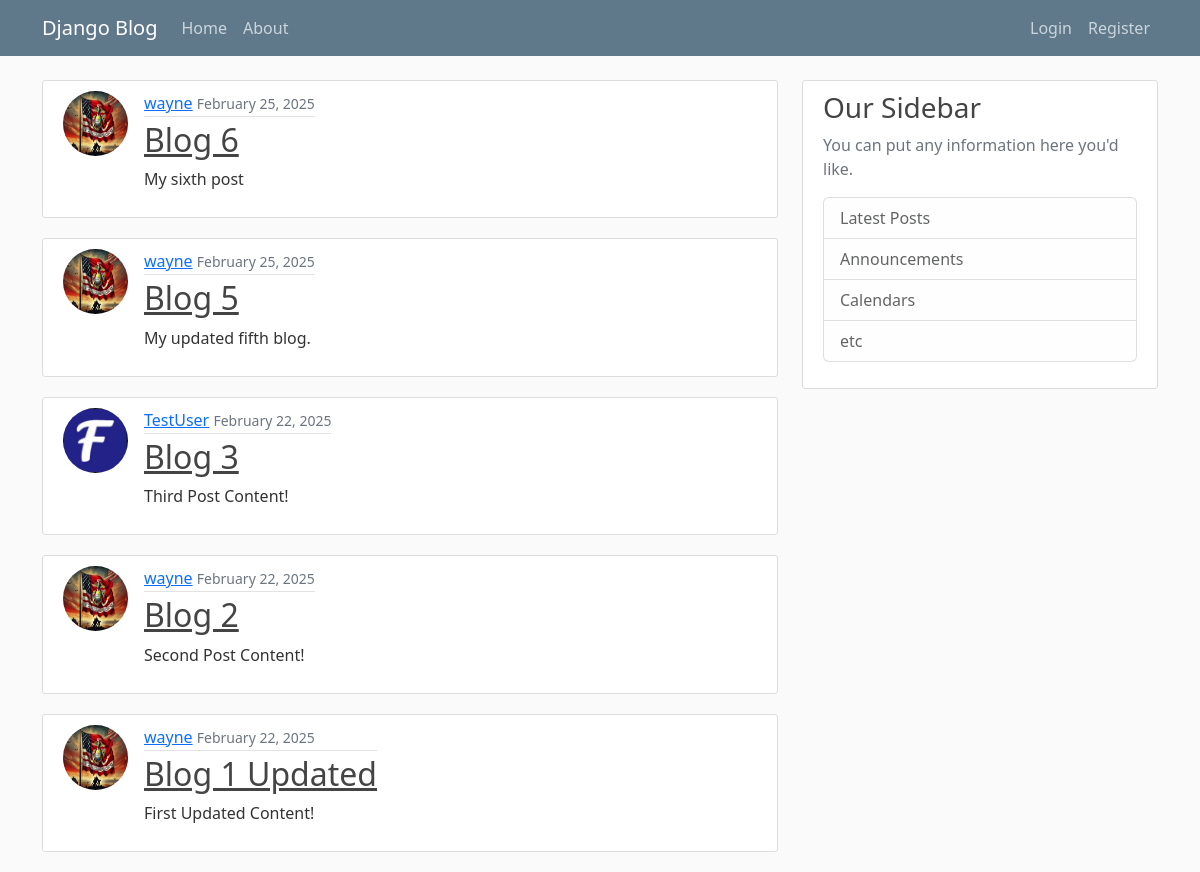
The app's page /, older data.
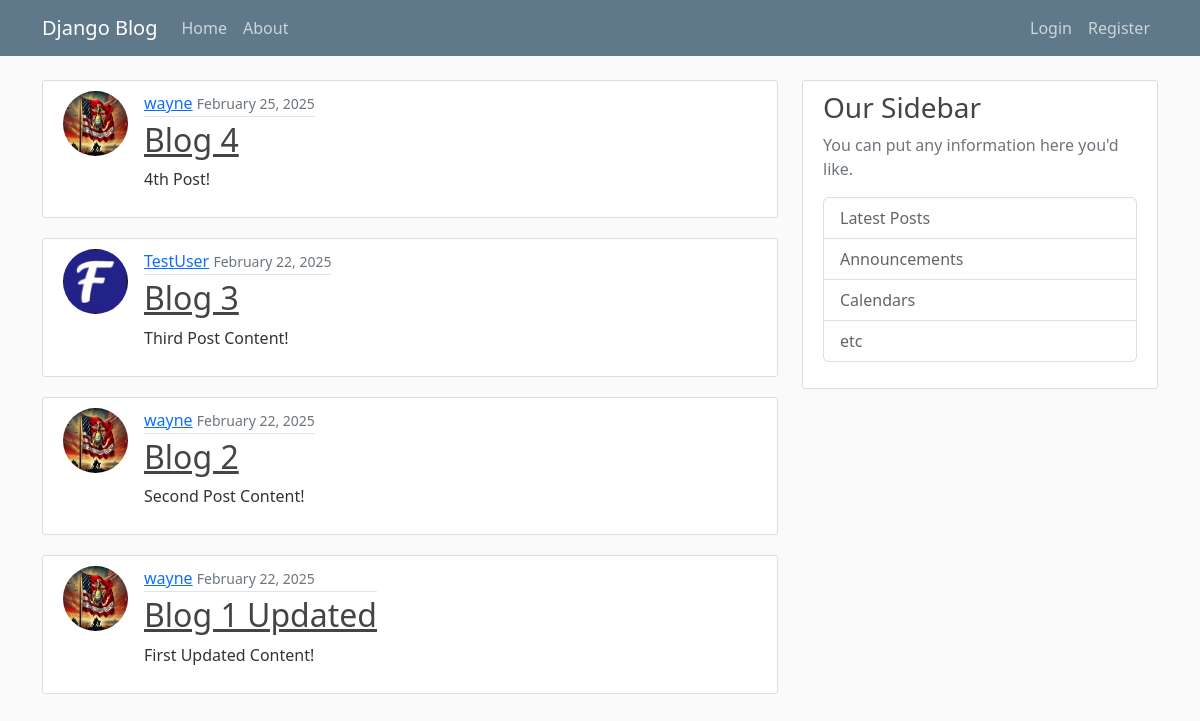
The same page, newer data.
### blog/models.py (models this page shows, shortened)
class Post(models.Model):
    title = models.CharField(max_length=100)
    content = models.TextField()
    date_posted = models.DateTimeField(default=timezone.now)
    author = models.ForeignKey(User, on_delete=models.CASCADE)

### users/models.py (models this page shows, shortened)
class Profile(models.Model):
    user = models.OneToOneField(User, on_delete=models.CASCADE)
    image = models.ImageField(default='main.jpg', upload_to='profile_pics')

### blog/views.py (the view)
# urls.py: path('', PostListView.as_view(), name='blog-home'),
class PostListView(ListView):
    model = Post
    template_name = 'blog/home.html'
    context_object_name = 'posts'
    ordering = ['-date_posted']

### blog/templates/blog/home.html
{% extends "blog/base.html" %}
{% block content %}
    {% for post in posts %}
    <article class="media content-section">
      <div class="d-flex align-items-start">
        <img class="rounded-circle me-3 article-img" src="{{ post.author.profile.image.url }}" alt="">
          <div class="media-body">
            <div class="article-metadata">
              <a class="mr-2" href="#">{{ post.author }}</a>
              <small class="text-muted">{{ post.date_posted|date:"F d, Y" }}</small>
            </div>
            <h2><a class="article-title" href="{% url 'post-detail' post.id %}">{{ post.title }}</a></h2>
            <p class="article-content">{{ post.content }}</p>
          </div>
      </div>
      </article>
    {% endfor %}
{% endblock content %}

### blog/templates/blog/base.html (shortened to what this page needs)
{% load static %}
<!DOCTYPE html>
<html lang="en">
<head>
    <link href="https://cdn.jsdelivr.net/npm/bootstrap@5.2.3/dist/css/bootstrap.min.css" rel="stylesheet">
    <link rel="stylesheet" type="text/css" href="{% static 'blog/main.css' %}">
</head>
<body>
    <header class="site-header">
        <nav class="navbar navbar-expand-md navbar-dark bg-steel fixed-top">
          <div class="container">
            <a class="navbar-brand mr-4" href="{% url 'blog-home' %}">Django Blog</a>
            <div class="collapse navbar-collapse" id="navbarToggle">
              <div class="navbar-nav mr-auto">
                <a class="nav-item nav-link" href="{% url 'blog-home' %}">Home</a>
                <a class="nav-item nav-link" href="{% url 'blog-about' %}">About</a>
              </div>
              <div class="navbar-nav ms-auto">
                {% if user.is_authenticated %}
                <a href="{% url 'create-post' %}" class="nav-item nav-link">New Post</a>
                <a href="{% url 'profile' %}" class="nav-item nav-link">Profile</a>
                <a class="nav-item nav-link" href="#" onclick="document.getElementById('logout-form').submit();">Logout</a>
                <form id="logout-form" action="{% url 'logout' %}" method="post" style="display: none;">
                    {% csrf_token %}
                </form>
                {% else %}
                <a class="nav-item nav-link" href="{% url 'login' %}">Login</a>
                <a class="nav-item nav-link" href="{% url 'register' %}">Register</a>
                {% endif %}
              </div>
            </div>
          </div>
        </nav>
      </header>
      <main role="main" class="container">
        <div class="row">
          <div class="col-md-8">
            {% block content %}{% endblock %}
          </div>
          <div class="col-md-4">
            <div class="content-section">
              <h3>Our Sidebar</h3>
              <p class='text-muted'>You can put any information here you'd like.
                <ul class="list-group">
                  <li class="list-group-item list-group-item-light">Latest Posts</li>
                  <li class="list-group-item list-group-item-light">Announcements</li>
                  <li class="list-group-item list-group-item-light">Calendars</li>
                  <li class="list-group-item list-group-item-light">etc</li>
                </ul>
              </p>
            </div>
          </div>
        </div>
      </main>
</body>
</html>

### blog/static/blog/main.css (style rules this page uses)
body { background: #fafafa; color: #333333; margin-top: 5rem; }
h1, h2, h3, h4, h5, h6 { color: #444444; }
ul { margin: 0; }
.bg-steel { background-color: #5f788a; }
.site-header .navbar-nav .nav-link { color: #cbd5db; }
.content-section { background: #ffffff; padding: 10px 20px; border: 1px solid #dddddd; border-radius: 3px; margin-bottom: 20px; }
.article-title { color: #444444; }
.article-content { white-space: pre-line; }
.article-img { height: 65px; width: 65px; margin-right: 16px; }
.article-metadata { padding-bottom: 1px; margin-bottom: 4px; border-bottom: 1px solid #e3e3e3 }

Row changes from the older to the newer data that the page shows:
removed Post: author.profile.image (picture), author "wayne", date_posted "February 25, 2025", title "Blog 6", content "My sixth post"
changed Post: title "Blog 5" → "Blog 4"; content "My updated fifth blog." → "4th Post!"
